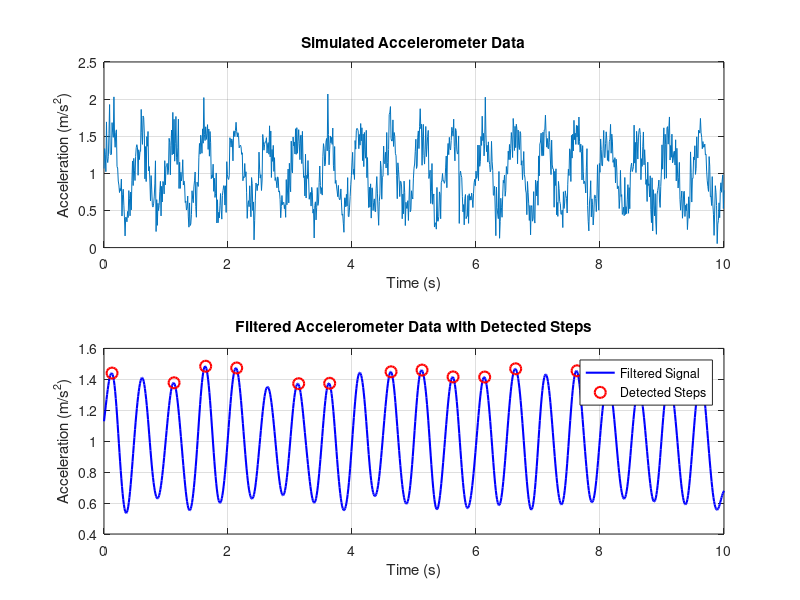

Write the MATLAB code that produced this figure.

clc; clear; close all;

% Simulated accelerometer data (Assuming 100 Hz sampling rate)
fs = 100; % Sampling frequency in Hz
t = 0:1/fs:10; % 10 seconds of data
num_steps = 20; % Approximate number of steps

% Simulate walking steps using a sinusoidal pattern + noise
acc_z = 1 + 0.5 * sin(2 * pi * num_steps * t / max(t)) + 0.2 * randn(size(t));

% Create a figure for both plots
figure;

% Plot raw accelerometer data (Top plot)
subplot(2,1,1); % 2 rows, 1 column, 1st plot
plot(t, acc_z);
title('Simulated Accelerometer Data');
xlabel('Time (s)');
ylabel('Acceleration (m/s^2)');
grid on;

% Apply a low-pass filter to remove high-frequency noise
fc = 3; % Cutoff frequency in Hz (adjust as needed)
[b, a] = butter(2, fc/(fs/2), 'low');
filtered_acc = filtfilt(b, a, acc_z);

% Peak detection for step counting
[peaks, locs] = findpeaks(filtered_acc, 'MinPeakHeight', 1.2, 'MinPeakDistance', fs/2);

% Plot filtered data with detected steps (Bottom plot)
subplot(2,1,2); % 2nd plot
plot(t, filtered_acc, 'b', 'LineWidth', 1.5); hold on;
plot(locs/fs, peaks, 'ro', 'MarkerSize', 8, 'LineWidth', 1.5);
title('Filtered Accelerometer Data with Detected Steps');
xlabel('Time (s)');
ylabel('Acceleration (m/s^2)');
legend('Filtered Signal', 'Detected Steps');
grid on;

% Display step count
num_detected_steps = length(locs);
disp(['Total Steps Counted: ', num2str(num_detected_steps)]);
